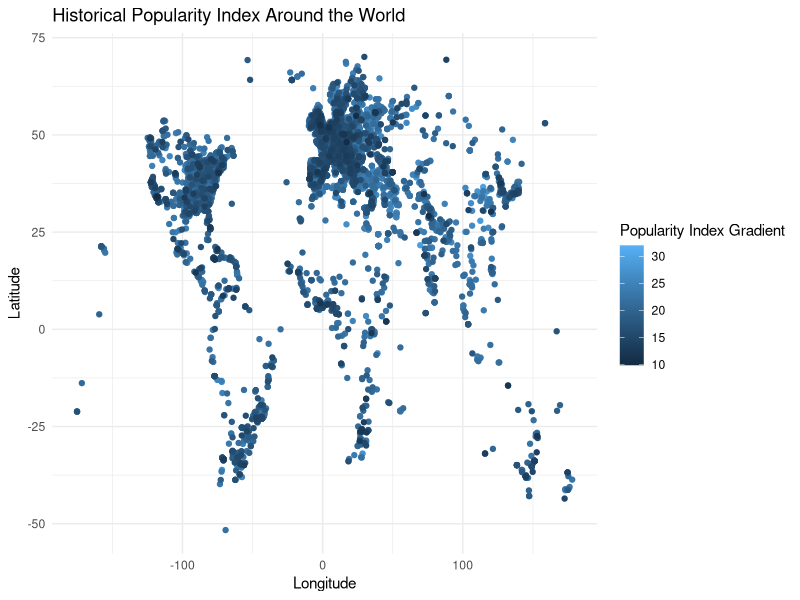
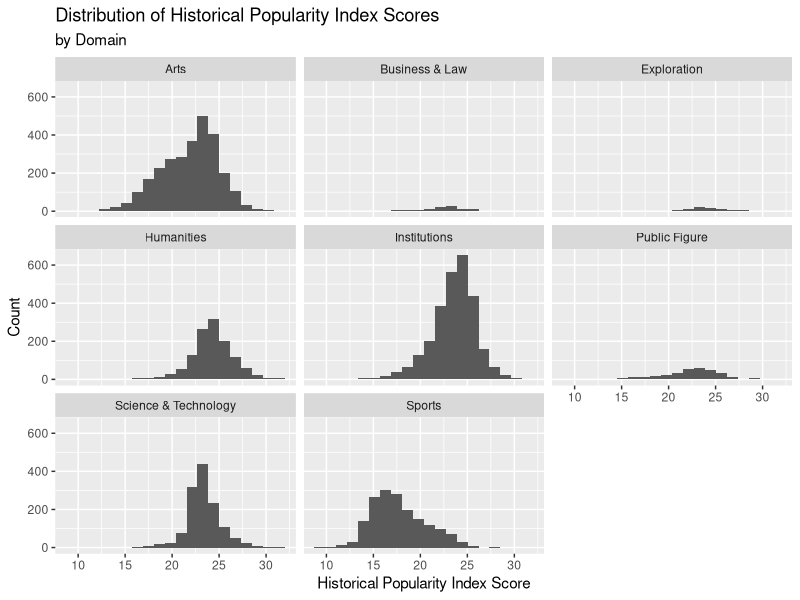
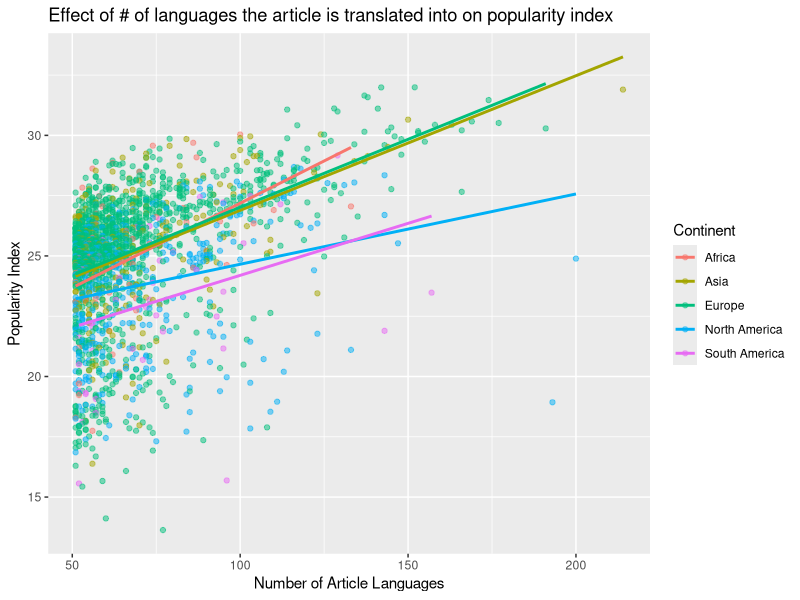

The R source for these figures, in order:
## ---- chunk 1
knitr::opts_chunk$set(echo = FALSE)
## ---- chunk 2
library(tidyverse)
library(broom)
## ---- chunk 3
panth <- read_csv("data/cdatabase.csv",
                  na = c("Unknown", "1237?", "530s"))
## ---- chunk 4
panth_mod <- na.omit(panth)

panth_mod %>%
  ncol()

panth_mod %>%
  nrow()

panth_mod <- panth_mod %>%
  mutate(
    rank = 1:nrow(panth_mod)
  )

panth_mod %>%
  select(rank, full_name, birth_year, historical_popularity_index) %>%
  head(10)
## ---- chunk 5
ggplot(panth_mod, mapping = aes(x = longitude, y = latitude, color = historical_popularity_index)) +
  geom_point() +
  theme_minimal() +
  labs(title = "Historical Popularity Index Around the World", x = "Longitude", 
       y = "Latitude", color = "Popularity Index Gradient")
## ---- chunk 6
panth_mod %>%
  count(domain) %>%
  arrange(desc(n))

panth_mod %>%
  count(continent) %>%
  arrange(desc(n))
## ---- chunk 7
panth_mod %>%
  ggplot(mapping = aes(x = historical_popularity_index)) +
  geom_histogram(bins = 20) + 
  facet_wrap(~domain) +
  labs(title = "Distribution of Historical Popularity Index Scores", y = "Count", 
       x = "Historical Popularity Index Score", subtitle = "by Domain")

panth_mod %>%
  group_by(domain)%>%
  summarise(mean = mean(historical_popularity_index), 
            median = median(historical_popularity_index), 
            sd = sd(historical_popularity_index))
## ---- chunk 8
panth_mod %>%
  count(sex) %>%
  mutate(prop = n/sum(n))
## ---- chunk 9
m_pop_sex <- lm(historical_popularity_index ~ sex , data = panth_mod)
tidy(m_pop_sex) %>%
  select(term, estimate)
## ---- chunk 10
glance(m_pop_sex)$r.squared
## ---- chunk 11
panth_mod%>%
  filter(birth_year > 1920)%>%
  count(sex)%>%
  mutate(prop = n/sum(n))
## ---- chunk 12
m_pop_sex2 <- lm(historical_popularity_index ~ sex , data = panth_mod %>%
                   filter(birth_year > 1920))
tidy(m_pop_sex2) %>%
  select(term, estimate)
## ---- chunk 13
panth_mod %>%
  filter(article_languages > 50 & continent != "Oceania")%>%
  ggplot(mapping = aes(y = historical_popularity_index, x = article_languages,
                       color = factor(continent))) + geom_point(alpha = .5) + 
    geom_smooth(method = "lm", se = FALSE)+
    labs(x = "Number of Article Languages", y = "Popularity Index", 
    title =
      "Effect of # of languages the article is translated into on popularity index", 
    color = "Continent") 
## ---- chunk 14
panth_mod %>%
  select(full_name, historical_popularity_index, article_languages, country) %>%
  filter(article_languages > 200)
## ---- chunk 15
panth_mod %>%
  select(full_name, historical_popularity_index, article_languages, country) %>%
  filter(historical_popularity_index < 20, article_languages > 175)
## ---- chunk 16
m_full <- lm(historical_popularity_index ~ sex +
               domain +
               article_languages +
               continent +
               birth_year +
               continent * article_languages,
             data = panth_mod)
tidy(m_full) %>%
  select(term, estimate)
## ---- chunk 17
glance(m_full)$r.squared

glance(m_full)$adj.r.squared
## ---- chunk 18
selected_model <- step(m_full, direction = "backward")

tidy(selected_model) %>%
  select(term, estimate)

glance(selected_model)$AIC
glance(selected_model)$r.squared
glance(selected_model)$adj.r.squared
## ---- chunk 19
haversine <- function(long1, lat1, long2, lat2, round = 3) {
  # convert to radians
  long1 = long1 * pi / 180
  lat1  = lat1  * pi / 180
  long2 = long2 * pi / 180
  lat2  = lat2  * pi / 180
  
  R = 6371 # Earth mean radius in km
  
  a = sin((lat2 - lat1)/2)^2 + cos(lat1) * cos(lat2) * sin((long2 - long1)/2)^2
  d = R * 2 * asin(sqrt(a))
  
  return( round(d,round) ) # distance in km
}
## ---- chunk 20
panth_mod2 <- panth_mod%>%
  filter(domain == "Arts", continent == "Europe")%>%
  mutate(long.arts = longitude, lat.arts = latitude, name.arts = full_name)%>%
  head(300)%>%
  select(long.arts, lat.arts, name.arts, continent)

panth_mod3 <- panth_mod%>%
  filter(domain == "Science & Technology", continent == "Europe")%>%
  mutate(long.sci = longitude, lat.sci = latitude, name.sci = full_name)%>%
  head(300)%>%
  select(long.sci, lat.sci, name.sci, continent)

art_sci <- full_join(panth_mod2, panth_mod3, by = "continent")

art_sci <- art_sci%>%
  mutate(distance = haversine(long.arts, lat.arts, long.sci, lat.sci, round=3))
## ---- chunk 21
art_sci %>%
  select(distance,name.arts,name.sci) %>%
  arrange(distance)
## ---- chunk 22
art_sci_mindist <- art_sci %>%
  group_by(name.arts) %>%
  mutate(closest = min(distance)) 
  
art_sci_mindist%>%
  filter(closest == distance)%>%
  select(name.arts, closest, name.sci)
## ---- chunk 23
panth_mod4 <- panth_mod%>%
  filter(domain == "Humanities", continent == "Europe")%>%
  mutate(long.hum = longitude, lat.hum = latitude, name.hum = full_name)%>%
  head(300)%>%
  select(long.hum, lat.hum, name.hum, continent)

panth_mod5 <- panth_mod%>%
  filter(domain == "Arts", continent == "Europe")%>%
  mutate(long.arts = longitude, lat.arts = latitude, name.arts = full_name)%>%
  head(300)%>%
  select(long.arts, lat.arts, name.arts, continent)

hum_art <- full_join(panth_mod4, panth_mod5, by = "continent")

hum_art <- hum_art %>%
  mutate(distance = haversine(long.arts, lat.arts, long.hum, lat.hum, round=3))
## ---- chunk 24
hum_art %>%
  select(distance, name.arts, name.hum) %>%
  arrange(distance)
## ---- chunk 25
hum_art_mindist <- hum_art %>%
  group_by(name.arts) %>%
  mutate(closest = min(distance)) 
  
hum_art_mindist %>%
  filter(closest == distance)%>%
  select(name.arts, closest, name.hum)
